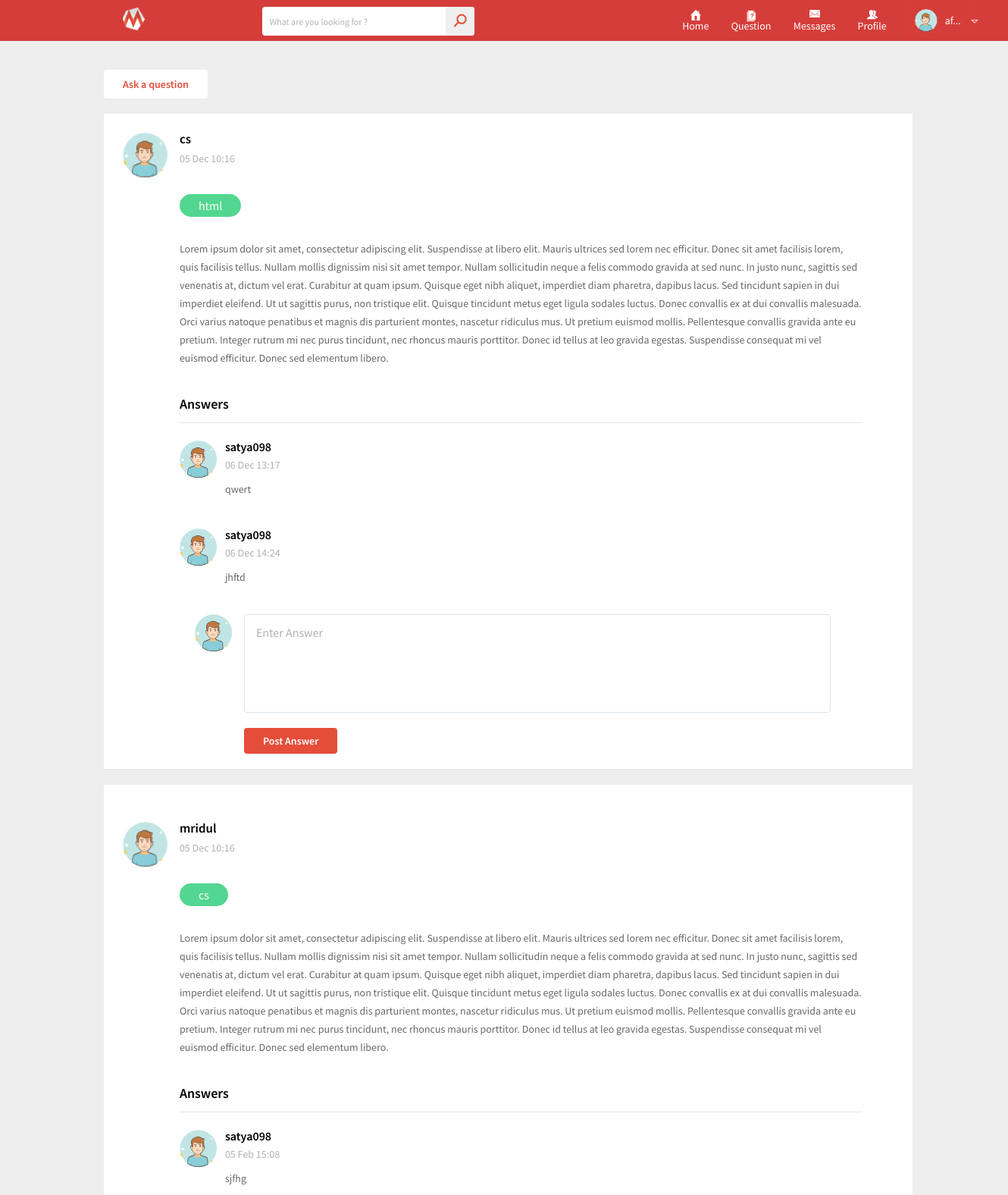
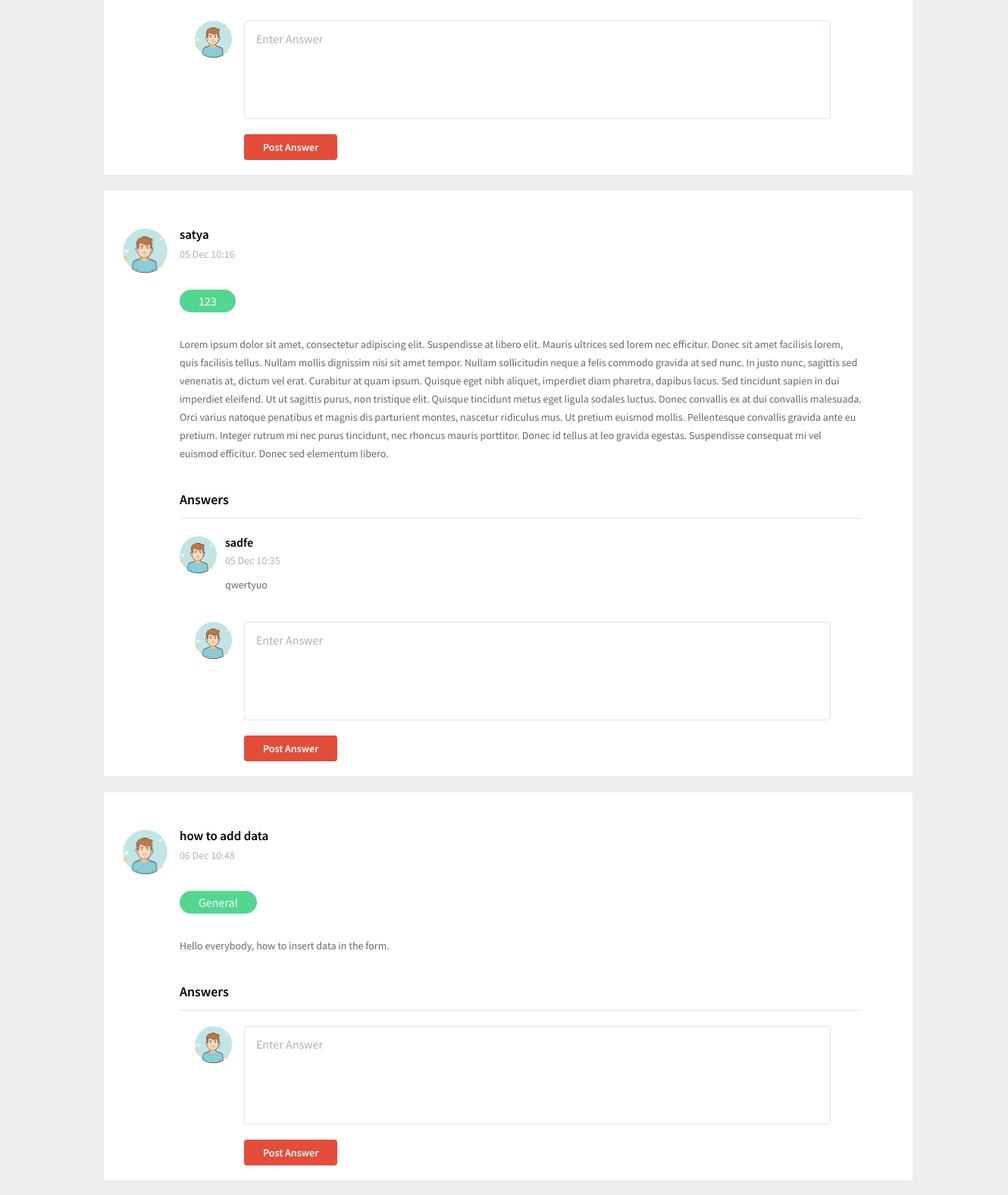
Screenshot of /questions.php (signed in, upper part) with the database file from the repository (2 pictures, top to bottom).
### tables this page shows
CREATE TABLE `questions` (
  `q_id` int(10) NOT NULL,
  `q_title` varchar(100) NOT NULL,
  `q_tag` text NOT NULL,
  `q_description` text NOT NULL,
  `time` timestamp NOT NULL DEFAULT current_timestamp()
);

CREATE TABLE `answers` (
  `answer_id` int(11) NOT NULL,
  `answer` varchar(1000) NOT NULL,
  `q_no` int(10) NOT NULL,
  `answer_username` varchar(100) NOT NULL,
  `time` timestamp NOT NULL DEFAULT current_timestamp()
);

### questions.php (the view, shortened to what this page needs)
<?php
	include('database_connection.php');
?>
<html>
<head>
<?php
		include('head_links.php');
		?>
</head>
<body>
<div class="wrapper">
		<?php
		include('header.php');
		?>
		<section class="forum-page">
			<div style="width:100%;">
				<div class="forum-questions-sec">
					<div class="row">
						<div class="col-lg-1">
						</div>
						<div class="col-lg-9">
							<a href="#" title="" class="ask-question">Ask a question</a><br><br><br>
							<?php
							$query = "SELECT * FROM questions ;";
							$statement = $connect->prepare($query);
							$statement->execute();
							$result = $statement->fetchAll();
							foreach($result as $row)
								{
								?>
								<div class="forum-post-view">
									<div class="usr-question">
										<div class="usr_img">
											<img src="images/user_small.png" alt="">
										</div>
										<div class="usr_quest">
											<h3><?php echo $row["q_title"]; ?></h3>
											<span><?php echo date('d M H:i',strtotime($row["time"])); ?></span>
											<ul class="quest-tags">
												<li><a href="#" title=""><?php echo $row["q_tag"]; ?></a></li>
											</ul>
											<p><?php echo $row["q_description"]; ?></p>
											<div class="comment-section">
											<h3>Answers</h3>
												<?php
													$query_ans = "SELECT * FROM answers where q_no=".$row["q_id"]." ;";
													$statement_ans = $connect->prepare($query_ans);
													$statement_ans->execute();
													$result_ans = $statement_ans->fetchAll();
													foreach($result_ans as $row_ans)
														{
														?>
														<div class="comment-sec">
															<ul>
																<li>
																	<div class="comment-list">
																		<div class="bg-img">
																			<img src="images/user_small.png" alt="">
																		</div>
																		<div class="comment">
																			<h3><?php echo $row_ans["answer_username"]; ?></h3>
																			<span><img src="images/clock.png" alt=""><?php echo date('d M H:i',strtotime($row_ans["time"])); ?></span>
																			<p><?php echo $row_ans["answer"]; ?></p>
																		</div>
																	</div>
																</li>
															</ul>
														</div>
														<?php } ?>
											</div>
											<div class="post-comment-box">
												<div class="user-poster">
													<div class="usr-post-img">
														<img src="images/user_small.png" alt="">
													</div>
													<div class="post_comment_sec">
														<form method="post"  enctype="multipart/form-data"  action="post_answer.php">
															<textarea name="answer" placeholder="Enter Answer"></textarea>
															<button type="submit" name="submit" value="Submit">Post Answer</button>
														</form>
													</div>
												</div>
											</div>
										</div>
									</div>
								</div>
								<div class="next-prev">
								</div>
							<?php } ?>
						</div>
					</div>
				</div>
			</div>
		</section>
</div>
</body>
</html>

### rows the page displays
questions: q_title "cs", time "05 Dec 10:16", q_tag "html", q_description "Lorem ipsum dolor sit amet, consectetur adipiscing elit. Suspendisse at libero elit. Mauris ultrices sed lorem nec efficitur. Donec sit amet facilisis lorem, quis facilisis tellus. Nullam mollis dignissim nisi sit amet tempor. Nullam sollicitudin neque a felis commodo gravida at sed nunc. In justo nunc, sagittis sed venenatis at, dictum vel erat. Curabitur at quam ipsum. Quisque eget nibh aliquet, imperdiet diam pharetra, dapibus lacus. Sed tincidunt sapien in dui imperdiet eleifend. Ut ut sagittis purus, non tristique elit. Quisque tincidunt metus eget ligula sodales luctus. Donec convallis ex at dui convallis malesuada. Orci varius natoque penatibus et magnis dis parturient montes,…"
answers: answer_username "satya098", time "06 Dec 13:17", answer "qwert"
answers: answer_username "satya098", time "06 Dec 14:24", answer "jhftd"
questions: q_title "mridul", time "05 Dec 10:16", q_tag "cs", q_description "Lorem ipsum dolor sit amet, consectetur adipiscing elit. Suspendisse at libero elit. Mauris ultrices sed lorem nec efficitur. Donec sit amet facilisis lorem, quis facilisis tellus. Nullam mollis dignissim nisi sit amet tempor. Nullam sollicitudin neque a felis commodo gravida at sed nunc. In justo nunc, sagittis sed venenatis at, dictum vel erat. Curabitur at quam ipsum. Quisque eget nibh aliquet, imperdiet diam pharetra, dapibus lacus. Sed tincidunt sapien in dui imperdiet eleifend. Ut ut sagittis purus, non tristique elit. Quisque tincidunt metus eget ligula sodales luctus. Donec convallis ex at dui convallis malesuada. Orci varius natoque penatibus et magnis dis parturient montes,…"
answers: answer_username "satya098", time "05 Feb 15:08", answer "sjfhg"
questions: q_title "satya", time "05 Dec 10:16", q_tag "123", q_description "Lorem ipsum dolor sit amet, consectetur adipiscing elit. Suspendisse at libero elit. Mauris ultrices sed lorem nec efficitur. Donec sit amet facilisis lorem, quis facilisis tellus. Nullam mollis dignissim nisi sit amet tempor. Nullam sollicitudin neque a felis commodo gravida at sed nunc. In justo nunc, sagittis sed venenatis at, dictum vel erat. Curabitur at quam ipsum. Quisque eget nibh aliquet, imperdiet diam pharetra, dapibus lacus. Sed tincidunt sapien in dui imperdiet eleifend. Ut ut sagittis purus, non tristique elit. Quisque tincidunt metus eget ligula sodales luctus. Donec convallis ex at dui convallis malesuada. Orci varius natoque penatibus et magnis dis parturient montes,…"
answers: answer_username "sadfe", time "05 Dec 10:35", answer "qwertyuo"
questions: q_title "how to add data", time "06 Dec 10:48", q_tag "General", q_description "Hello everybody, how to insert data in the form."

### other values shown
substr($_SESSION['username'],0,4) "af"
